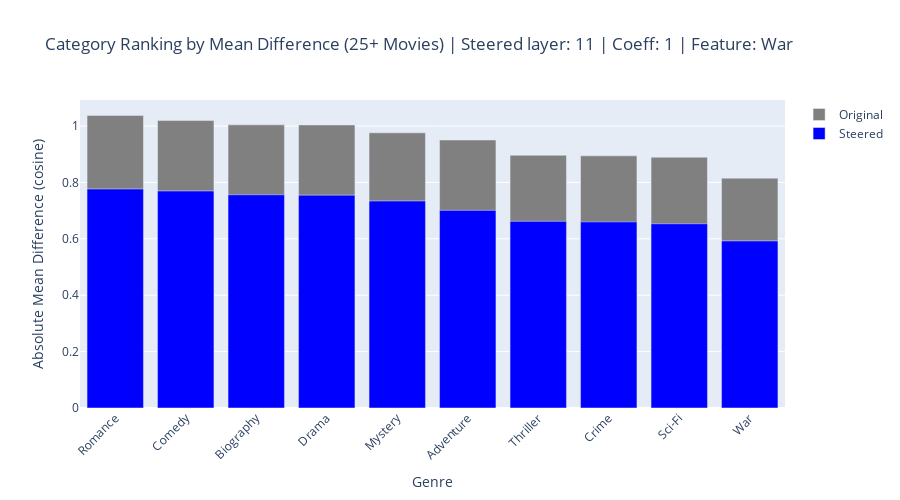

The notebook cell saved with this chart:
### Markdown cell above
`rank_categories_by_difference` will rank the categories based on the mean difference in distance to the steering vector, and print out the ranking before and after steering. It will also plot a bar graph of the mean differences for each category.
- `original_differences` are the differences calculated by `calculate_specific_differences` from the original embeddings
- `steered_differences` are the differences calculated by `calculate_specific_differences` from the steered embeddings
- `type` decides what distance measure to use. Is a `string`, and can be either `"l1"`, `"l2"` or `"cosine"`. Note that if you change the type here, you will need to calculate the differences using `calculate_specific_differences` again with this new type.
- `info_string` is used as title for the bar plots to keep track of the parameters used to return the result
- `print_results=True` will print the results in text format, `=False` will not print the results
- `remove_low_count` will only use categories that have more than 25 titles, as the mean embedding may not be as representative for "smaller category"
- `plot_graph=True` will plot the bar graph of the mean differences for each category, `=False` will not plot the graph

### Code cell
info_string = f'Steered layer: {layer_to_steer} | Coeff: {steering_coefficient} | Feature: {feature}' # Information string to use in the title of the plots

filtered_genres, original_filtered_genres, genre_differences, original_genre_differences, genre_means = rank_categories_by_difference(
    all_texts_data, 
    original_differences, 
    steered_differences, 
    type, # If you change the type you need to calculate the differences again
    info_string,
    print_results=True, # Print the results to the console
    remove_low_count=True, # Remove categories with fewer than 25 titles
    plot_graph=True # Plot the bar graph of the mean differences for each category
    )

# Higher difference means further away from the steering vector

### Figure 1 — Plotly figure (JSON) as saved in the notebook; plotly's stock layout.template omitted (floating-point values rounded to 4 significant figures)
{"data": [{"hovertemplate": "%{hovertext}<extra></extra>", "hovertext": ["Genre: Romance<br>Original Mean Difference: 1.0375<br>Count: 65"], "marker": {"color": "grey"}, "name": "Original", "opacity": 1, "showlegend": true, "type": "bar", "x": ["Romance"], "y": [1.038]}, {"hovertemplate": "%{hovertext}<extra></extra>", "hovertext": ["Genre: Romance<br>Steered Mean Difference: 0.7767<br>Count: 65"], "marker": {"color": "blue"}, "name": "Steered", "opacity": 1, "showlegend": true, "type": "bar", "x": ["Romance"], "y": [0.7767]}, {"hovertemplate": "%{hovertext}<extra></extra>", "hovertext": ["Genre: Comedy<br>Original Mean Difference: 1.0192<br>Count: 82"], "marker": {"color": "grey"}, "name": "Original", "opacity": 1, "showlegend": false, "type": "bar", "x": ["Comedy"], "y": [1.019]}, {"hovertemplate": "%{hovertext}<extra></extra>", "hovertext": ["Genre: Comedy<br>Steered Mean Difference: 0.7696<br>Count: 82"], "marker": {"color": "blue"}, "name": "Steered", "opacity": 1, "showlegend": false, "type": "bar", "x": ["Comedy"], "y": [0.7696]}, {"hovertemplate": "%{hovertext}<extra></extra>", "hovertext": ["Genre: Biography<br>Original Mean Difference: 1.0039<br>Count: 70"], "marker": {"color": "grey"}, "name": "Original", "opacity": 1, "showlegend": false, "type": "bar", "x": ["Biography"], "y": [1.004]}, {"hovertemplate": "%{hovertext}<extra></extra>", "hovertext": ["Genre: Biography<br>Steered Mean Difference: 0.7560<br>Count: 70"], "marker": {"color": "blue"}, "name": "Steered", "opacity": 1, "showlegend": false, "type": "bar", "x": ["Biography"], "y": [0.756]}, {"hovertemplate": "%{hovertext}<extra></extra>", "hovertext": ["Genre: Drama<br>Original Mean Difference: 1.0037<br>Count: 198"], "marker": {"color": "grey"}, "name": "Original", "opacity": 1, "showlegend": false, "type": "bar", "x": ["Drama"], "y": [1.004]}, {"hovertemplate": "%{hovertext}<extra></extra>", "hovertext": ["Genre: Drama<br>Steered Mean Difference: 0.7548<br>Count: 198"], "marker": {"color": "blue"}, "name": "Steered", "opacity": 1, "showlegend": false, "type": "bar", "x": ["Drama"], "y": [0.7548]}, {"hovertemplate": "%{hovertext}<extra></extra>", "hovertext": ["Genre: Mystery<br>Original Mean Difference: 0.9757<br>Count: 34"], "marker": {"color": "grey"}, "name": "Original", "opacity": 1, "showlegend": false, "type": "bar", "x": ["Mystery"], "y": [0.9757]}, {"hovertemplate": "%{hovertext}<extra></extra>", "hovertext": ["Genre: Mystery<br>Steered Mean Difference: 0.7341<br>Count: 34"], "marker": {"color": "blue"}, "name": "Steered", "opacity": 1, "showlegend": false, "type": "bar", "x": ["Mystery"], "y": [0.7341]}, {"hovertemplate": "%{hovertext}<extra></extra>", "hovertext": ["Genre: Adventure<br>Original Mean Difference: 0.9504<br>Count: 102"], "marker": {"color": "grey"}, "name": "Original", "opacity": 1, "showlegend": false, "type": "bar", "x": ["Adventure"], "y": [0.9504]}, {"hovertemplate": "%{hovertext}<extra></extra>", "hovertext": ["Genre: Adventure<br>Steered Mean Difference: 0.7008<br>Count: 102"], "marker": {"color": "blue"}, "name": "Steered", "opacity": 1, "showlegend": false, "type": "bar", "x": ["Adventure"], "y": [0.7008]}, {"hovertemplate": "%{hovertext}<extra></extra>", "hovertext": ["Genre: Thriller<br>Original Mean Difference: 0.8963<br>Count: 50"], "marker": {"color": "grey"}, "name": "Original", "opacity": 1, "showlegend": false, "type": "bar", "x": ["Thriller"], "y": [0.8963]}, {"hovertemplate": "%{hovertext}<extra></extra>", "hovertext": ["Genre: Thriller<br>Steered Mean Difference: 0.6617<br>Count: 50"], "marker": {"color": "blue"}, "name": "Steered", "opacity": 1, "showlegend": false, "type": "bar", "x": ["Thriller"], "y": [0.6617]}, {"hovertemplate": "%{hovertext}<extra></extra>", "hovertext": ["Genre: Crime<br>Original Mean Difference: 0.8942<br>Count: 158"], "marker": {"color": "grey"}, "name": "Original", "opacity": 1, "showlegend": false, "type": "bar", "x": ["Crime"], "y": [0.8942]}, {"hovertemplate": "%{hovertext}<extra></extra>", "hovertext": ["Genre: Crime<br>Steered Mean Difference: 0.6600<br>Count: 158"], "marker": {"color": "blue"}, "name": "Steered", "opacity": 1, "showlegend": false, "type": "bar", "x": ["Crime"], "y": [0.66]}, {"hovertemplate": "%{hovertext}<extra></extra>", "hovertext": ["Genre: Sci-Fi<br>Original Mean Difference: 0.8891<br>Count: 51"], "marker": {"color": "grey"}, "name": "Original", "opacity": 1, "showlegend": false, "type": "bar", "x": ["Sci-Fi"], "y": [0.8891]}, {"hovertemplate": "%{hovertext}<extra></extra>", "hovertext": ["Genre: Sci-Fi<br>Steered Mean Difference: 0.6534<br>Count: 51"], "marker": {"color": "blue"}, "name": "Steered", "opacity": 1, "showlegend": false, "type": "bar", "x": ["Sci-Fi"], "y": [0.6534]}, {"hovertemplate": "%{hovertext}<extra></extra>", "hovertext": ["Genre: War<br>Original Mean Difference: 0.8149<br>Count: 43"], "marker": {"color": "grey"}, "name": "Original", "opacity": 1, "showlegend": false, "type": "bar", "x": ["War"], "y": [0.8149]}, {"hovertemplate": "%{hovertext}<extra></extra>", "hovertext": ["Genre: War<br>Steered Mean Difference: 0.5925<br>Count: 43"], "marker": {"color": "blue"}, "name": "Steered", "opacity": 1, "showlegend": false, "type": "bar", "x": ["War"], "y": [0.5925]}], "layout": {"barmode": "overlay", "height": 500, "showlegend": true, "title": {"text": "Category Ranking by Mean Difference (25+ Movies) | Steered layer: 11 | Coeff: 1 | Feature: War"}, "width": 900, "xaxis": {"tickangle": -45, "title": {"text": "Genre"}}, "yaxis": {"title": {"text": "Absolute Mean Difference (cosine)"}}}}
